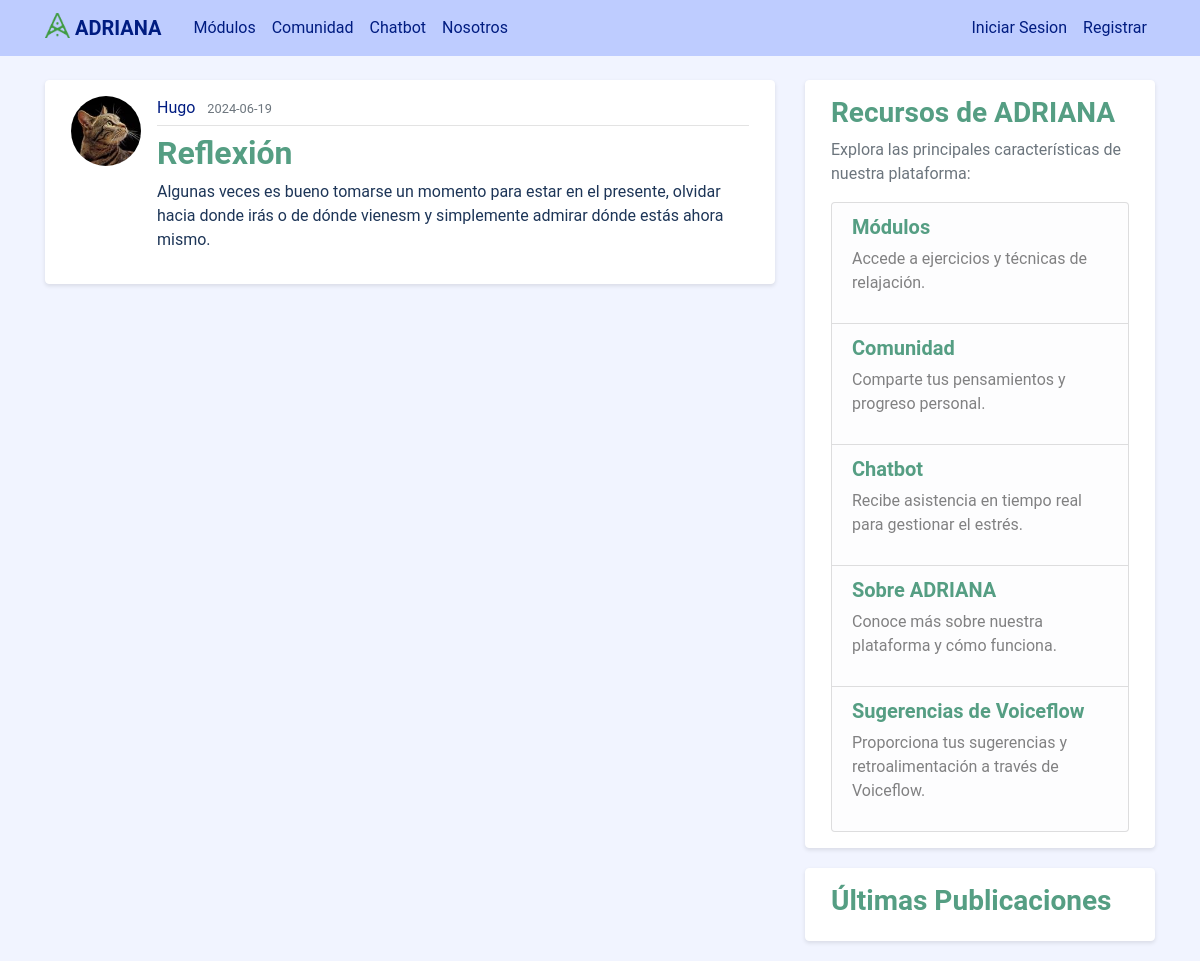
Page /post/3 on the earlier database version.
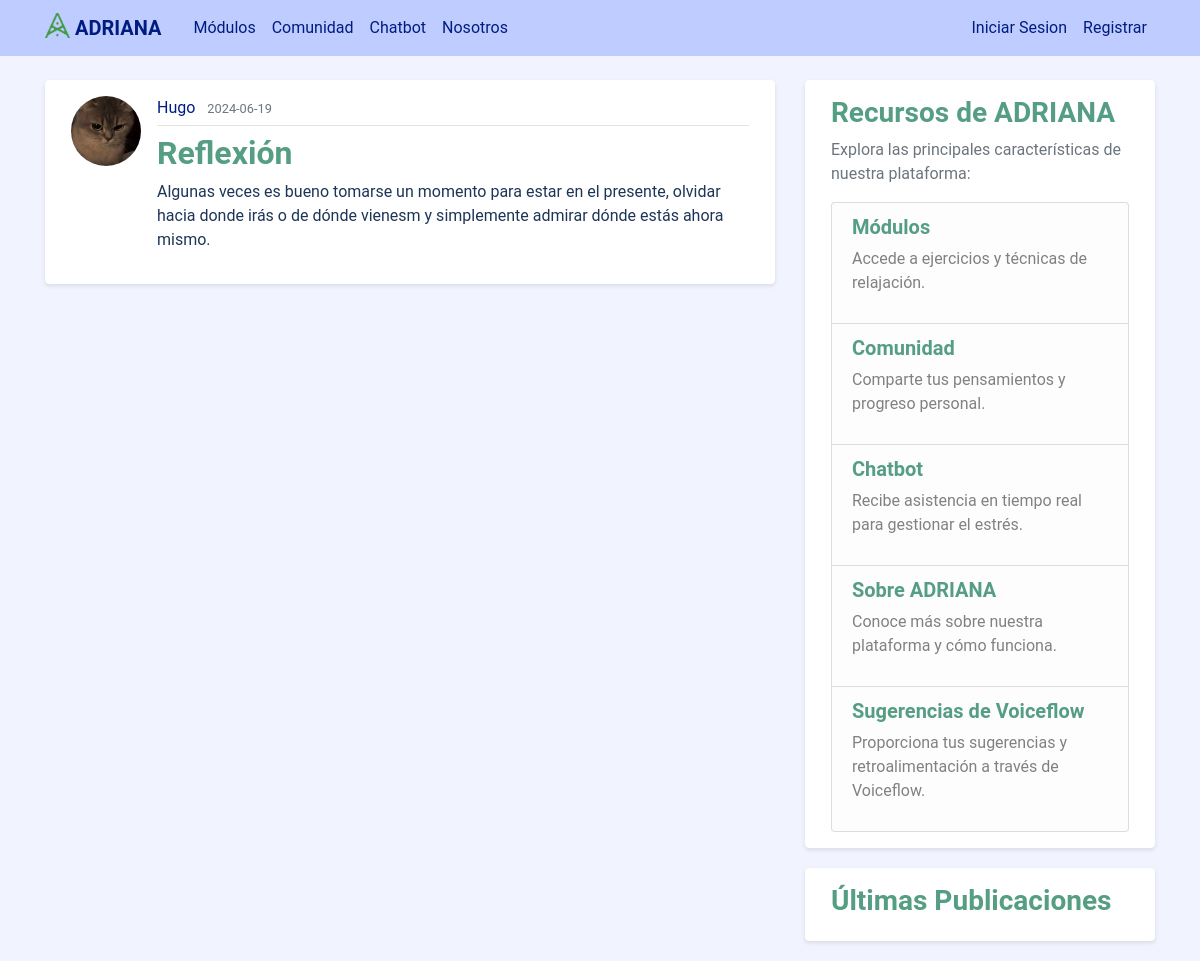
Same page on the later database version.
### adriana_assistant/models.py (models this page shows, shortened)
class User(db.Model, UserMixin):
    id = db.Column(db.Integer, primary_key=True)
    username = db.Column(db.String(20), unique=True, nullable=False)
    email = db.Column(db.String(120), unique=True, nullable=False)
    image_file = db.Column(db.String(20), nullable=False, default='default.jpg')
    password = db.Column(db.String(60), nullable=False)
    posts = db.relationship('Post', backref='author', lazy=True)

### adriana_assistant/routes.py (the view)
@app.route("/post/<int:post_id>")
def post(post_id):
    post = Post.query.get_or_404(post_id)
    return render_template('post.html', title=post.title, post=post)

### adriana_assistant/templates/post.html (shortened to what this page needs)
{% extends "layout.html" %}
{% block content %}
  <article class="media content-section">
    <img class="rounded-circle article-img" src="{{ url_for('static', filename='profile_pics/' + post.author.image_file) }}">
    <div class="media-body">
      <div class="article-metadata">
        <a class="mr-2" href="{{ url_for('user_posts', username=post.author.username) }}">{{ post.author.username }}</a>
        <small class="text-muted">{{ post.date_posted.strftime('%Y-%m-%d') }}</small>
      </div>
      <h2 class="article-title">{{ post.title }}</h2>
      <p class="article-content">{{ post.content }}</p>
    </div>
  </article>
{% endblock content %}

Differences in the rows shown:
changed User "Hugo": image_file: a different picture
